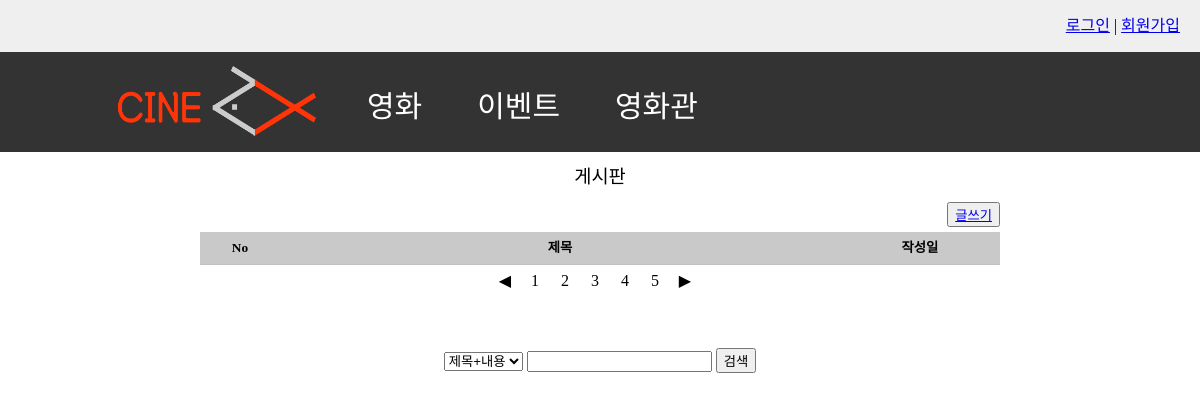
The page /webpage/event/event.php on the database as committed earlier.
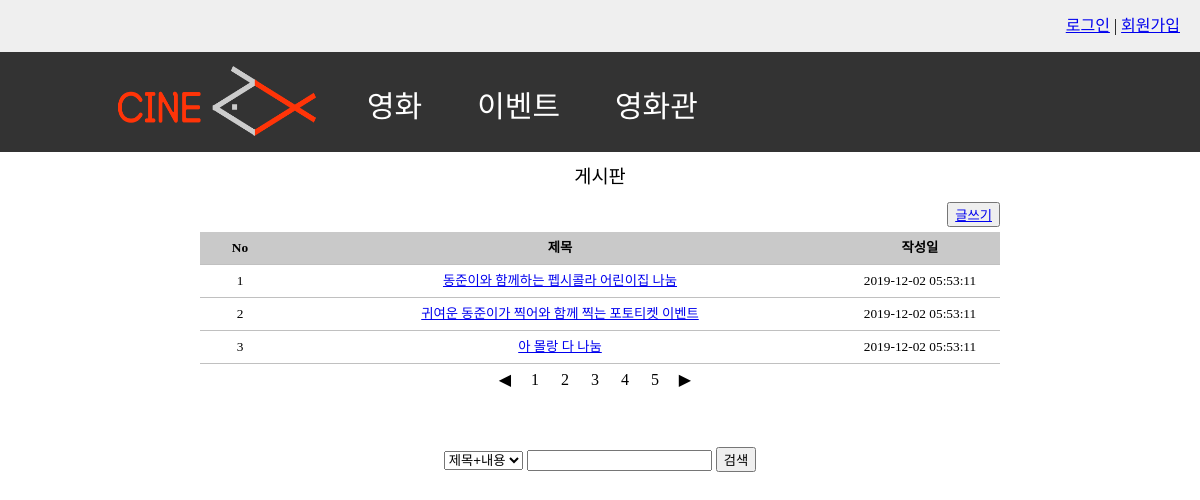
The same page on the database as committed later.
### tables this page shows
CREATE TABLE EVENT(
  event_id INT unsigned  auto_increment not NULL,
  event_title varchar(50) not null,
  content text(255) not null,
  event_date timestamp not NULL default current_timestamp,
  CONSTRAINT PK_EVENT PRIMARY KEY(event_id)
);

### webpage/event/event.php (the view, shortened to what this page needs)
<html>
<head>
  <link href="../common/styles/common.css" type="text/css" rel="stylesheet" />
  <link href="styles/event.css" type="text/css" rel="stylesheet" />
</head>
<body>
  <header class="service_menu">
    <ul id="gnb">
      <?php include "../DB_Connect.php";
            include "../top_login.php";
            $db=connect();
      ?>
    </ul>
  </header>
  <nav class="navbar">
    <a href="../cinema_test"><img src="../common/img/logo.png"></a>
    <div class="dropdown">
      <button class="dropbtn">영화
      </button>
    </div>
    <div class="dropdown">
      <button class="dropbtn">이벤트
      </button>
    </div>
    <div class="dropdown">
      <button class="dropbtn">영화관
      </button>
    </div>
  </nav>
  <div id="mainWrapper">
    <ul>
      <li>게시판</li>
      <button class="right" type="button"><a href="eventwrite.html">글쓰기</a></button>
      <li>
        <ul id="ulTable">
          <li>
            <ul>
              <li>No</li>
              <li>제목</li>
              <li>작성일</li>
            </ul>
          </li>
          <?php
            $info_sql = "select event_id,event_title,event_date from event";
            $info_stt=$db->prepare($info_sql);
            $info_stt->execute();
            foreach($info_stt as $info){
              ?>
              <li>
                <ul>
                  <li><?= $info['event_id']; ?></li>
                  <li><a href="eventview.php?event_id=<?= $info['event_id']?>"><?= $info['event_title']; ?></a></li>
                  <li><?= $info['event_date']; ?></li>
                </ul>
              </li>
            <?php }
          ?>
      <li>
        <div id="divPaging">
          <div>◀</div>
          <div><b>1</b></div>
          <div>2</div>
          <div>3</div>
          <div>4</div>
          <div>5</div>
          <div>▶</div>
        </div>
      </li>
      <li id='liSearchOption'>
        <div>
          <select id='selSearchOption'>
            <option value='A'>제목+내용</option>
          </select>
          <input id='txtKeyWord' />
          <input type='button' value='검색' />
        </div>
      </li>
    </ul>
  </div>
</body>
</html>

### webpage/top_login.php (shortened to what this page needs)
<?php
  if(!isset($_SESSION['id']))
  {
?>
  <p><a href="../login/login.php">로그인</a> |
    <a href="#">회원가입</a></p>
<?php
  }
  else
  {
?>
  <p><?=$_SESSION['id']?>님</a> |
    <a href="#">로그아웃</a></p> |
    <a href="#">마이페이지</a><p>
<?php
  }
?>

### webpage/common/styles/common.css (style rules this page uses)
html, body, div, span, applet, object, iframe, p, blockquote, pre, a, abbr, acronym, address, big, cite, code, del, dfn, em, img, ins, kbd, q, s, samp, small, strike, strong, sub, sup, tt, var, b, u, i, center, dl, dt, dd, ol, ul, li, fieldset, form, label, legend, table, caption, tbody, tfoot, thead, tr, th, td, article, aside, canvas, details, embed, figure, figcaption, footer, header, hgroup, menu, nav, output, ruby, section, summary, time, mark, audio, video { margin: 0; padding: 0; border: 0; font-size: 100%; font: inherit; vertical-align: baseline; }
article, aside, details, figcaption, figure, footer, header, hgroup, menu, nav, section { display: block; }
body { line-height: 1; }
ol, ul { list-style: none; }
.service_menu { padding-top: 10px; padding-bottom: 10px; padding-right: 20px; background-color: #efefef; overflow: hidden; }
.service_menu ul { list-style: none; margin: 0; padding: 0; float: right; text-align: center; }
.navbar img { margin-left: 100px; float: left; width: 200px; height: 70px; }
.navbar { height: 100px; overflow: hidden; background-color: #333; font-family: Arial; }
.navbar a { float: left; font-size: 16px; color: white; text-align: center; padding: 14px 16px; text-decoration: none; }
.dropdown { margin-left: 15px; float: left; overflow: hidden; }
.dropdown .dropbtn { margin-left: 5px; font-size: 30px; border: none; outline: none; color: white; padding: 30px 20px; background-color: inherit; font-family: inherit; margin: 0; }

### webpage/event/styles/event.css (style rules this page uses)
body { line-height: 2em; font-family: "맑은 고딕"; }
ul, li { list-style: none; text-align: center; padding: 0; margin: 0; }
.right { float:right; margin-bottom: 5px; }
#mainWrapper { padding-top: 10px; width: 800px; margin: 0 auto; }
#mainWrapper>ul>li:first-child { text-align: center; font-size: 14pt; height: 40px; vertical-align: middle; line-height: 30px; }
#ulTable { margin-top: 10px; }
#ulTable>li:first-child>ul>li { background-color: #c9c9c9; font-weight: bold; text-align: center; }
#ulTable>li>ul { clear: both; padding: 0px auto; position: relative; min-width: 40px; }
#ulTable>li>ul>li { float: left; font-size: 10pt; border-bottom: 1px solid silver; vertical-align: baseline; }
#ulTable>li>ul>li:first-child { width: 10%; }
#ulTable>li>ul>li:first-child+li { width: 70%; }
#ulTable>li>ul>li:first-child+li+li { width: 20%; }
#divPaging { clear: both; margin: 0 auto; width: 220px; height: 50px; }
#divPaging>div { float: left; width: 30px; margin: 0 auto; text-align: center; }
#liSearchOption { clear: both; }
#liSearchOption>div { margin: 0 auto; margin-top: 30px; width: auto; height: 100px; }

Rows that differ between the two databases and show on the page:
added event: event_id "1", event_title "동준이와 함께하는 펩시콜라 어린이집 나눔", event_date "2019-12-02 05:53:11"
added event: event_id "2", event_title "귀여운 동준이가 찍어와 함께 찍는 포토티켓 이벤트", event_date "2019-12-02 05:53:11"
added event: event_id "3", event_title "아 몰랑 다 나눔", event_date "2019-12-02 05:53:11"
